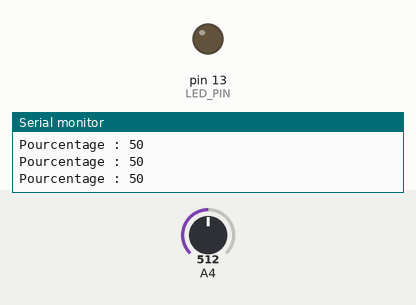
Simulated run of this sketch. Board: Arduino Uno, built with avr-gcc and run on an emulated ATmega328P. Parts: output pins drawn as LEDs (lit = HIGH), the last lines printed to the serial monitor. The inputs (shaded band) are chosen by the test bench; at power-on: A4 = 512.

Above: at 1.2 s.
1.3 s: A4 set to 815
2.8 s: A4 set to 846
At 3.2 s:
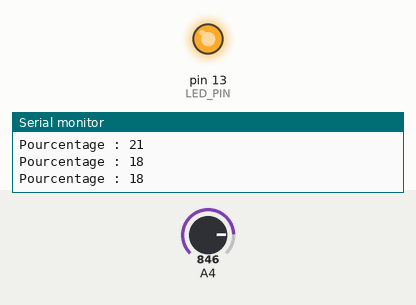
4.3 s: A4 set to 716
At 5.6 s:
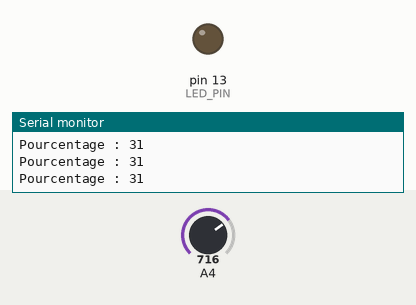
5.9 s: A4 set to 900
At 7.1 s:
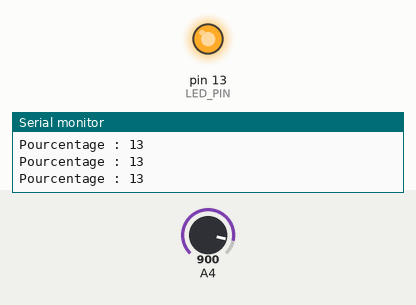
Timing chart, 0 to 8.5 s (numbered marks = the images above; inputs shaded):
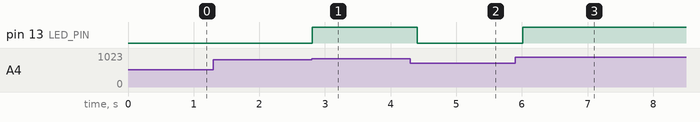

The sketch:

Luminosite.ino
```cpp
/**
 * Test de luminosité pour controller une led
 */
#include "Sensor.h"

#define SENSOR_LUM_PIN 4
#define LED_PIN 13


//Sensors
Sensor sensor_lum(SENSOR_LUM_PIN);

//Vars
bool status = 0;

void setup() {
  Serial.begin(9600);

  pinMode(LED_PIN, OUTPUT);
}


void loop() {
  int percentage = sensor_lum.readMap(100, 0);
  Serial.print("Pourcentage : ");
  Serial.println(percentage);
  if (percentage < 20) {
    digitalWrite(LED_PIN, HIGH);
  }
  else {
    digitalWrite(LED_PIN, LOW);
  }
  delay(200);
}
```

Sensor.cpp
```cpp
#include "Arduino.h"
#include "Sensor.h"

Sensor::Sensor(int pin){
  this->pin = pin;
}

int Sensor::read(){
  return analogRead(this->pin);
}

void Sensor::setLimit(int limit){
  this->limit = limit;
}

bool Sensor::detect(){
  return (this->read() > this->limit);
}

int Sensor::readMap(int begin, int end) {
  return map(this->read(), 0, 1023, begin, end);
}
```

Sensor.h
```cpp
#ifndef Sensor_h
#define Sensor_h

#include "Arduino.h"

class Sensor {
  private:
    int pin;
    int limit = 500;

  public:
    Sensor(int pin);
    int read();
    void setLimit(int limit);
    bool detect();
    int readMap(int begin, int end);
};

#endif
```

Measured:
- the behaviour switches between 828 and 829 on A4 (found by bisection; images 0 and 1)
- after the input at 2.8 s, pin 13 (LED_PIN): LOW → HIGH at once
- after the input at 4.3 s, pin 13 (LED_PIN): HIGH → LOW after 0.11 s
- after the input at 5.9 s, pin 13 (LED_PIN): LOW → HIGH after 0.11 s
